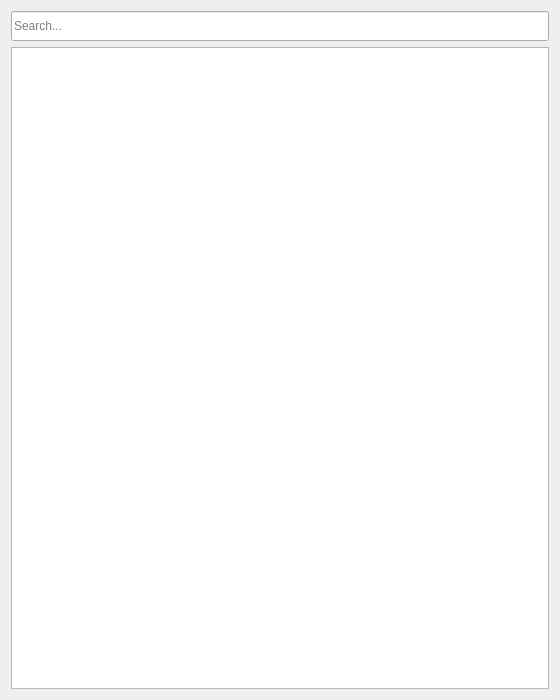
<?xml version="1.0" encoding="UTF-8"?>
<ui version="4.0">
 <class>ContactsWindow</class>
 <widget class="QDialog" name="ContactsWindow">
  <property name="geometry">
   <rect>
    <x>0</x>
    <y>0</y>
    <width>560</width>
    <height>700</height>
   </rect>
  </property>
  <property name="sizePolicy">
   <sizepolicy hsizetype="Fixed" vsizetype="Fixed">
    <horstretch>0</horstretch>
    <verstretch>0</verstretch>
   </sizepolicy>
  </property>
  <property name="minimumSize">
   <size>
    <width>560</width>
    <height>700</height>
   </size>
  </property>
  <property name="maximumSize">
   <size>
    <width>560</width>
    <height>700</height>
   </size>
  </property>
  <property name="windowTitle">
   <string>Contacts</string>
  </property>
  <layout class="QVBoxLayout" name="verticalLayout">
   <item>
    <widget class="QLineEdit" name="lineEdit">
     <property name="minimumSize">
      <size>
       <width>0</width>
       <height>30</height>
      </size>
     </property>
     <property name="placeholderText">
      <string>Search...</string>
     </property>
     <property name="clearButtonEnabled">
      <bool>true</bool>
     </property>
    </widget>
   </item>
   <item>
    <widget class="CustomListWidget" name="listWidget">
     <property name="contextMenuPolicy">
      <enum>Qt::CustomContextMenu</enum>
     </property>
    </widget>
   </item>
  </layout>
 </widget>
 <customwidgets>
  <customwidget>
   <class>CustomListWidget</class>
   <extends>QListWidget</extends>
   <header>misc.Widgets</header>
  </customwidget>
 </customwidgets>
 <resources/>
 <connections/>
</ui>
